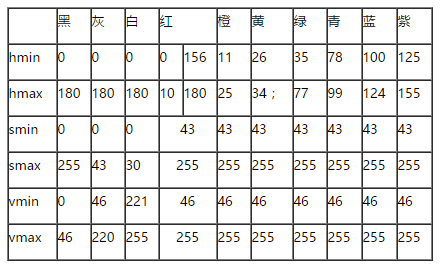
#> input picture HSV range.png, 443 x 268 px
$ python -i opencvlib.py   (imports and definitions only)   (older library calls are emulated)
#> lines starting #> are read from the running program, lines starting #| are printed output that depends on the picture
#> further down, picture is the input picture: shape (268, 443, 3); mean B, G, R 229, 229.1, 229.1
### -*- coding: utf-8 -*-

import numpy as np;
import cv2;
import time;
import random;
import math;
import operator

COLOR_BLUE = (255,0,0);
COLOR_GREEN = (0,255,0);
COLOR_RED = (0,0,255);
COLOR_WHITE = (255,255,255);
COLOR_BLACK = (0,0,0);


# ---------------------------------  Decorators ---------------------------------------#
# count execution time
def TimeCountWrapper(funcName):
	# [9 lines left out: function RealWrapper, not called in this run]
	return RealWrapper;
# ---------------------------------  Decorators ---------------------------------------#


# ---------------------------------  control ---------------------------------------#
# [31 lines left out: functions WaitEscToExit, IfEscKeyDown, IfKeyDown, GetVarName, not called in this run]
# ---------------------------------  control ---------------------------------------#


# See if image is colorful
def IsImageColorful(img):
    return (True if(len(img.shape)>2) else False);


#@TimeCountWrapper
# [77 lines left out: functions GetImgMask, TransparentPaint, Shift, Rotate, RotateCoord, not called in this run]


# 创建插值方法数组
cv2InterpolMethods = {
    "cv2.INTER_NEAREST": cv2.INTER_NEAREST,
    "cv2.INTER_LINEAR": cv2.INTER_LINEAR,
    "cv2.INTER_AREA": cv2.INTER_AREA,
    "cv2.INTER_CUBIC": cv2.INTER_CUBIC,
    "cv2.INTER_LANCZOS4": cv2.INTER_LANCZOS4
}
# 1.在一般情况下， cv2.INTER_NEAREST速度最快，但质量不高。如果资源非常有限，可以考虑使用。否则不选这个，尤其在上采样（增加）图像的大小时。
# 2.当增加（上采样）图像的大小时，可以考虑使用 cv2.INTER_LINEAR 和 cv2.INTER_CUBIC两种插值方法。 cv2.INTER_LINEAR 方法比 cv2.INTER_CUBIC
# 	方法稍快，但无论哪个效果都不错。
# 3.当减小（下采样）的图像的大小，OpenCV的文档建议使用
#   cv2.INTER_AREA。PS. 感觉其实下采样各种方法都差不多，取速度最快的（cv2.INTER_NEAREST）就好。

# 定义缩放resize函数
#@TimeCountWrapper
# [13 lines left out: function Resize, not called in this run]


"""
def Resize(image, width=None, height=None, cv2InterpolMethod=cv2.INTER_AREA):
    # 初始化缩放比例，并获取图像尺寸
	dim = None
	(h, w) = image.shape[:2]
    # 如果宽度和高度均为0，则返回原图
	if width is None and height is None:
		return image
    # 宽度是0
	if width is None:
        # 则根据高度计算缩放比例
		r = height / float(h);
		if(r > 1):
			cv2InterpolMethod = cv2.INTER_CUBIC;
		dim = (int(w * r), height)
    # 如果高度为0
	else:
        # 根据宽度计算缩放比例
		r = width / float(w);
		if(r > 1):
			cv2InterpolMethod = cv2.INTER_CUBIC;
		dim = (width, int(h * r))
    # 缩放图像
	resized = cv2.resize(image, dim, interpolation=cv2InterpolMethod)
    # 返回缩放后的图像
	return resized
"""


MirrorDirections = {
	"HORIZONTAL": 1,
	"VERTICAL": 0
}
# 定义镜像翻折Mirror函数
# [83 lines left out: functions Mirror, MakeBorder, AffineTransform, PerspectiveTransform, GetAreaKernel, not called in this run]


# get outline by cv2.canny()
# param - image: input image
#       - outlineDensity: higher is density, more is the outline edge
# retval - outline image
def GetCannyOutlineImage(image, outlineDensity):
    return cv2.Canny(image, 0, outlineDensity);


# get otus single-channel gray image
# param - a general image, does not matter it is colorful or not
# retval - bestThreshold: best value of threshold
#        - otusized image
# [5 lines left out: function GetOtusImage, not called in this run]


# pixel value greater than threshold will convert to white
# retval - retImg: processed gary image
def GrayGTthresh2White(imgGray, threshold=100):
    ret, imgThresh = cv2.threshold(imgGray, threshold, 255, cv2.THRESH_BINARY);
    return imgThresh;


# pixel value greater than threshold will convert to black
# retval - retImg: processed gary image
def GrayGTthresh2Black(imgGray, threshold=100):
    ret, imgThresh = cv2.threshold(imgGray, threshold, 255, cv2.THRESH_BINARY_INV);
    return imgThresh;


# color image convert to gray image
# retval - gray image
def GetGrayImage(img):
    return cv2.cvtColor(img, cv2.COLOR_BGR2GRAY);


# find pixels from a gray image
# example - FindCoordsInImg(imgGray, imgGray>threshold)
def FindCoordsInGrayImg(imgGray,condition):
    return np.transpose(np.where(condition)[::-1]);


# get contours from a image
# param - imgOriginal: original image
#       - threshold: 0~255, threshold gray depth used to seperate/distinguish contour
#       - isImgWhiteBkgnd: if the image's background color is white
# retval - contourList: contour list
# [67 lines left out: functions GetContours, GetOuterContours, DrawAllContoursOnImage, DrawContourOnImage, GetContourBarycore, not called in this run]

# get area of a contour
def GetContourArea(contour):
    return cv2.contourArea(contour);

# get Perimeter of a contour
def GetContourPerimeter(contour,isContourClosed=True):
    return cv2.arcLength(contour,isContourClosed);


# Get a restored-convexed-out contour
# param - contour: a contour to be convexd out
#       - isContourClosed: is this contour to be closed out
# retval - repairContour: a list of contour points that can be drawn already
# [26 lines left out: functions GetRepairContour, FindConvexInContours, not called in this run]


"""
##########################################
# FUNCTION: STILL FIND CONVEX BUT CLOW
##########################################
# find Concave points in contour List
# retval - ConcaveList: list of Concaves for each single contour in contour List
def FindConcaveInContours(contourList):
    concaveIndexGroup = [];
    concaveList = [];
    for eachContour in contourList:
        concaveIndexGroup.append(cv2.convexHull(eachContour, returnPoints=False));
        tempPointIndexList = concaveIndexGroup[-1].flatten();
        tempPointList = list(map(lambda eachIndex:eachContour[eachIndex],tempPointIndexList));
        tempConcaves = tempPointList[0];
        for eachPoint in tempPointList:
            tempConcaves = np.vstack( (tempConcaves,eachPoint) );
        concaveList.append(tempConcaves);
    return concaveList;
"""


# find a non-optmized rect contour based on a input contour points list
# param - contour: a single contour in contour list
# retval - rectContour: list of points of rect contour
# [71 lines left out: functions FindRectContour, FindOptRectContour, GetContourRegionMask, FindEnclosingCircle, GetMaxAreaContourFromContourList, not called in this run]


# Get a blank(black) gray-scale image
# sizeTuple = (height, width)
def GetBlankImg( w,h ):
    sizeTuple = (h,w);
    return np.zeros(sizeTuple, np.uint8);


# Get a blank(black) 3 channel(R,G,B) image
# sizeTuple = (height, width)
# [6 lines left out: function GetColorfulBlankImg, not called in this run]


# find the coordinates where the non-black pixels locate
# retval - list of coordinates
def FindNonBlackInGrayImg(imgGray):
    pixelCoords = cv2.findNonZero(imgGray);
    return pixelCoords;
"""
np.where() or np.nonzero() also can be used after transpose

>>> x = np.eye(3)
>>> x
array([ [ 1., 0., 0.],
        [ 0., 1., 0.],
        [ 0., 0., 1.] ])
>>> np.nonzero(x)
( array([0, 1, 2]),
  array([0, 1, 2]) )
>>> x[np.nonzero(x)]
array([ 1., 1., 1.])
>>> np.transpose(np.nonzero(x))
array([ [0, 0],
        [1, 1],
        [2, 2] ])
"""


# find most top, most bottom, most left, most right, 4 coords in a contour
# param - contour: a single contour
# retval - list of [mostTopCoord,mostBottomCoord,mostLeftCoord,mostRightCoord]
# [58 lines left out: functions FindClimaxCoordInContour, FindConvexDefects, IfPixelOutOfContour, IfPixelOnContour, not called in this run]


# distance from a point to the edge of a contour
def DistancePixelToContour(contour, pixelCoord):
    return cv2.pointPolygonTest(contour, pixelCoord, True);


# find 4 climaxes coordinates from a TEXT image
# param - binary_img: binary image with white foreground
# retval - list of 4 climax coordinates
# [6 lines left out: function FindRotatedImgClimaxes, not called in this run]


# distance between tow pixels
def Distance(pixel_1,pixel_2):
    return math.sqrt( math.pow(pixel_1[0]-pixel_2[0],2) + math.pow(pixel_1[1]-pixel_2[1],2) );


# calibrate the rotated image
# param - binary_img: binary image with white foreground
# retval - caliAngle: angle should be calibrated
#        - topleft: corner coordinate before calibration
#        - topright: corner coordinate before calibration
#        - botright: corner coordinate before calibration
#        - botleft: corner coordinate before calibration
# [236 lines left out: functions RotatedImgCalibrate, GetHoughLines, FindLineIntersections, GetHistogram, not called in this run]


# global histogram equalization to enhance image contrast
def HistGlobalEqualize(img):
    if (IsImageColorful(img)):
        b, g, r = cv2.split(img);
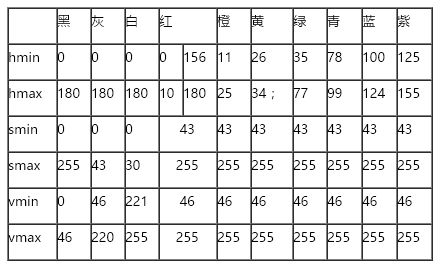
#> b: shape (268, 443); min 0, max 255, mean 229
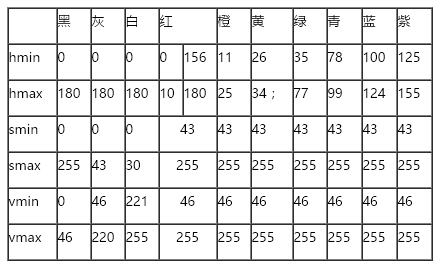
#> g: shape (268, 443); min 0, max 255, mean 229.1
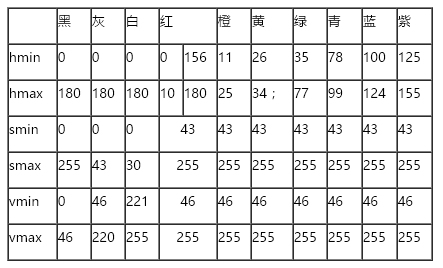
#> r: shape (268, 443); min 0, max 255, mean 229.1
        b_equ = cv2.equalizeHist(b);
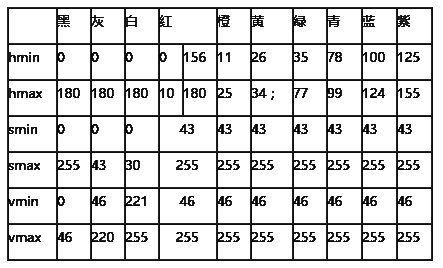
#> b_equ: shape (268, 443); min 0, max 255, mean 216.4
        g_equ = cv2.equalizeHist(g);
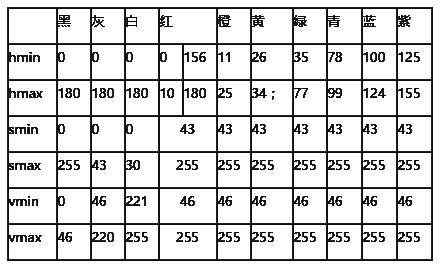
#> g_equ: shape (268, 443); min 0, max 255, mean 216.6
        r_equ = cv2.equalizeHist(r);
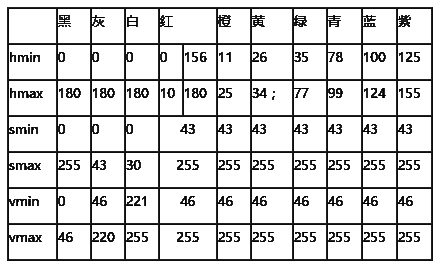
#> r_equ: shape (268, 443); min 0, max 255, mean 216.5
        img_equ = cv2.merge([b_equ, g_equ, r_equ]);
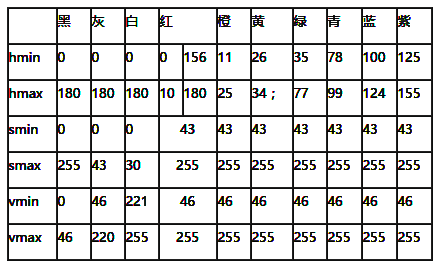
#> img_equ: shape (268, 443, 3); mean B, G, R 216.4, 216.6, 216.5
    else:
        img_equ = cv2.equalizeHist(img);
    return img_equ;


# optimal(Regional) histogram equalization to enhance image contrast
# [429 lines left out: functions HistOptimalEqualize, FillUpConnectRegion, VerticalPixelCount, HorizontalPixelCount, IfCoordOutOfImage, TopLeftCornerScan and 12 more, not called in this run]

>>> import cv2
>>> picture = cv2.imread('HSV range.png')
>>> result = HistGlobalEqualize(picture)
